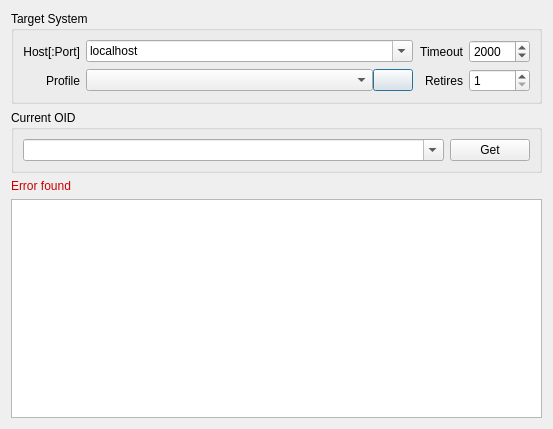
<?xml version="1.0" encoding="UTF-8"?>
<ui version="4.0">
 <class>QMibGetTableDlg</class>
 <widget class="QDialog" name="QMibGetTableDlg">
  <property name="geometry">
   <rect>
    <x>0</x>
    <y>0</y>
    <width>553</width>
    <height>429</height>
   </rect>
  </property>
  <property name="font">
   <font>
    <pointsize>9</pointsize>
   </font>
  </property>
  <property name="windowTitle">
   <string>SNMP Table</string>
  </property>
  <layout class="QVBoxLayout" name="verticalLayout">
   <item>
    <widget class="QGroupBox" name="grpTarget">
     <property name="title">
      <string>Target System</string>
     </property>
     <layout class="QGridLayout" name="gridLayout">
      <item row="0" column="0">
       <widget class="QLabel" name="lblHost">
        <property name="text">
         <string>Host[:Port]</string>
        </property>
        <property name="alignment">
         <set>Qt::AlignRight|Qt::AlignTrailing|Qt::AlignVCenter</set>
        </property>
       </widget>
      </item>
      <item row="0" column="1">
       <widget class="QComboBox" name="cmbHost">
        <property name="editable">
         <bool>true</bool>
        </property>
        <property name="currentText">
         <string>localhost</string>
        </property>
       </widget>
      </item>
      <item row="0" column="2">
       <widget class="QLabel" name="lblTimeout">
        <property name="text">
         <string>Timeout</string>
        </property>
        <property name="alignment">
         <set>Qt::AlignRight|Qt::AlignTrailing|Qt::AlignVCenter</set>
        </property>
       </widget>
      </item>
      <item row="0" column="3">
       <widget class="QSpinBox" name="spinTimeout">
        <property name="minimum">
         <number>100</number>
        </property>
        <property name="maximum">
         <number>30000</number>
        </property>
        <property name="singleStep">
         <number>100</number>
        </property>
        <property name="value">
         <number>2000</number>
        </property>
       </widget>
      </item>
      <item row="1" column="0">
       <widget class="QLabel" name="lblProfile">
        <property name="text">
         <string>Profile</string>
        </property>
        <property name="alignment">
         <set>Qt::AlignRight|Qt::AlignTrailing|Qt::AlignVCenter</set>
        </property>
       </widget>
      </item>
      <item row="1" column="1">
       <layout class="QHBoxLayout" name="horizontalLayout_2">
        <property name="spacing">
         <number>0</number>
        </property>
        <item>
         <widget class="QComboBox" name="cmbProfile">
          <property name="sizePolicy">
           <sizepolicy hsizetype="Expanding" vsizetype="Fixed">
            <horstretch>0</horstretch>
            <verstretch>0</verstretch>
           </sizepolicy>
          </property>
         </widget>
        </item>
        <item>
         <widget class="QPushButton" name="btnProfile">
          <property name="icon">
           <iconset resource="../../qHostMonitor.qrc">
            <normaloff>:/img/browse.png</normaloff>:/img/browse.png</iconset>
          </property>
         </widget>
        </item>
       </layout>
      </item>
      <item row="1" column="2">
       <widget class="QLabel" name="lblRetries">
        <property name="text">
         <string>Retires</string>
        </property>
        <property name="alignment">
         <set>Qt::AlignRight|Qt::AlignTrailing|Qt::AlignVCenter</set>
        </property>
       </widget>
      </item>
      <item row="1" column="3">
       <widget class="QSpinBox" name="spinRetries">
        <property name="minimum">
         <number>1</number>
        </property>
        <property name="maximum">
         <number>32</number>
        </property>
       </widget>
      </item>
     </layout>
    </widget>
   </item>
   <item>
    <widget class="QGroupBox" name="grpOID">
     <property name="title">
      <string>Current OID</string>
     </property>
     <layout class="QHBoxLayout" name="horizontalLayout">
      <item>
       <widget class="QComboBox" name="cmbOid">
        <property name="sizePolicy">
         <sizepolicy hsizetype="Expanding" vsizetype="Fixed">
          <horstretch>0</horstretch>
          <verstretch>0</verstretch>
         </sizepolicy>
        </property>
        <property name="editable">
         <bool>true</bool>
        </property>
       </widget>
      </item>
      <item>
       <widget class="QPushButton" name="btnGet">
        <property name="text">
         <string>Get</string>
        </property>
       </widget>
      </item>
     </layout>
    </widget>
   </item>
   <item>
    <widget class="QLabel" name="lblError">
     <property name="palette">
      <palette>
       <active>
        <colorrole role="WindowText">
         <brush brushstyle="SolidPattern">
          <color alpha="255">
           <red>204</red>
           <green>0</green>
           <blue>0</blue>
          </color>
         </brush>
        </colorrole>
       </active>
       <inactive>
        <colorrole role="WindowText">
         <brush brushstyle="SolidPattern">
          <color alpha="255">
           <red>204</red>
           <green>0</green>
           <blue>0</blue>
          </color>
         </brush>
        </colorrole>
       </inactive>
       <disabled>
        <colorrole role="WindowText">
         <brush brushstyle="SolidPattern">
          <color alpha="255">
           <red>190</red>
           <green>190</green>
           <blue>190</blue>
          </color>
         </brush>
        </colorrole>
       </disabled>
      </palette>
     </property>
     <property name="text">
      <string>Error found</string>
     </property>
     <property name="textFormat">
      <enum>Qt::PlainText</enum>
     </property>
     <property name="pixmap">
      <pixmap resource="../../qHostMonitor.qrc">:/img/status/tstBadContents.png</pixmap>
     </property>
     <property name="wordWrap">
      <bool>true</bool>
     </property>
    </widget>
   </item>
   <item>
    <widget class="QTableView" name="tableView">
     <property name="alternatingRowColors">
      <bool>true</bool>
     </property>
    </widget>
   </item>
  </layout>
 </widget>
 <resources>
  <include location="../../qHostMonitor.qrc"/>
 </resources>
 <connections/>
</ui>
